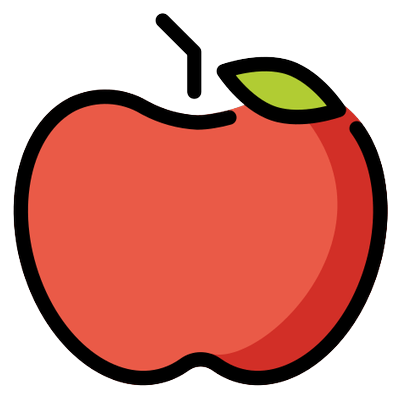
#> input picture gazeplay-games/src/main/resources/data/pet/images/apple.png, 400 x 400 px, given in place of 1F319.png, which was not available
$ python make_piano_images.py ../../gazeplay-games/src/main/resources/data/pet/images/apple.png ../../gazeplay-games/src/main/resources/data/pet/images/banana.png
#> lines starting #> are read from the running program, lines starting #| are printed output that depends on the picture
"""Makes the pictures of the songs of the Piano (gazeplay-games: data/piano/images), made for GazePlay Learning on
27/11/2026 (tester's feedback, points 39 and 41: the cards of the choice of the song, and the picture swinging at each
note while the whole song is played again).

The pictures are the emoji of OpenMoji (https://openmoji.org/, CC BY-SA 4.0): crescent moon (1F319, "Au clair de la
lune"), star (2B50, "Ah ! vous dirai-je maman"), sun with face (1F31E, "L'Ode à la joie"), birthday cake (1F382,
"Joyeux anniversaire"); cropped to their drawing and put in squares of 256 x 256. The die of "Au hasard" is drawn by
the game.

python make_piano_images.py <OpenMoji folder of the 618 x 618 color PNG files> <data/piano/images>
Pillow is required.
"""
import os
import sys

from PIL import Image

PICTURES = {'moon': '1F319', 'star': '2B50', 'sun': '1F31E', 'cake': '1F382'}
SIZE = 256

source, out = sys.argv[1], sys.argv[2]
os.makedirs(out, exist_ok=True)
for name, code in PICTURES.items():
    drawing = Image.open(os.path.join(source, code + '.png')).convert('RGBA')
#> drawing is the input picture: PIL image 400x400 RGBA; mean R, G, B, A 112.2, 42.6, 32.3, 154.9
    drawing = drawing.crop(drawing.getbbox())
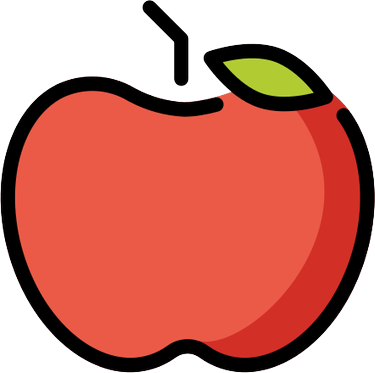
#> drawing: PIL image 375x373 RGBA; mean R, G, B, A 128.3, 48.7, 36.9, 177.2; transparent parts drawn white
    scale = SIZE * 0.94 / max(drawing.size)
#> scale = 0.642
    drawing = drawing.resize((round(drawing.width * scale), round(drawing.height * scale)), Image.LANCZOS)
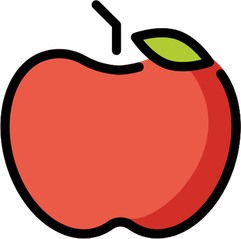
#> drawing: PIL image 241x239 RGBA; mean R, G, B, A 128.8, 48.8, 37, 177.3; transparent parts drawn white
    square = Image.new('RGBA', (SIZE, SIZE), (0, 0, 0, 0))
#> square: PIL image 256x256 RGBA; every value is 0
    square.paste(drawing, ((SIZE - drawing.width) // 2, (SIZE - drawing.height) // 2), drawing)
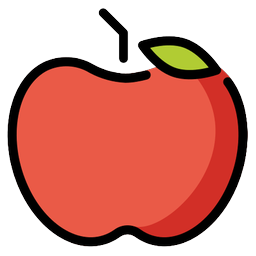
#> square: PIL image 256x256 RGBA; mean R, G, B, A 112.7, 42.8, 32.4, 155.1; transparent parts drawn white
    square.save(os.path.join(out, name + '.png'), optimize=True)
#> pass 2 of the loop `for name, code in PICTURES.items():`:
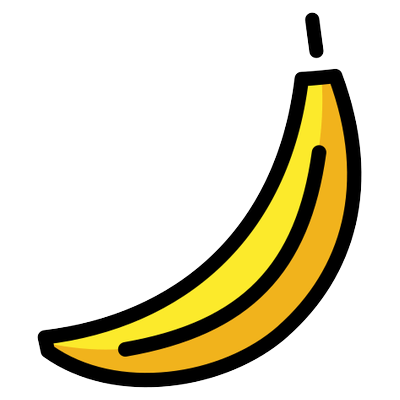
#> input picture gazeplay-games/src/main/resources/data/pet/images/banana.png, 400 x 400 px, given in place of 2B50.png, which was not available
#> drawing is the input picture: PIL image 400x400 RGBA; mean R, G, B, A 33.1, 27.4, 4.7, 64.6
#> `drawing = drawing.resize((round(drawing.width * scale), round(drawing...`:
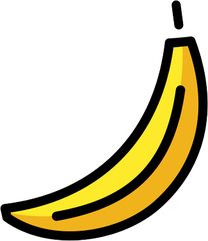
#> drawing: PIL image 208x241 RGBA; mean R, G, B, A 43.4, 36.1, 6.2, 84.6; transparent parts drawn white
#> `square.paste(drawing, ((SIZE - drawing.width) // 2, (SIZE - drawing.he..`:
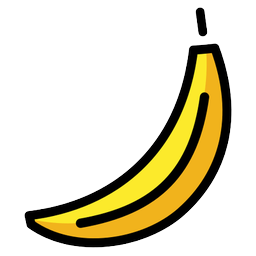
#> square: PIL image 256x256 RGBA; mean R, G, B, A 33.2, 27.6, 4.7, 64.1; transparent parts drawn white
#> (the run stopped early here; a loop or call above may not have finished)
